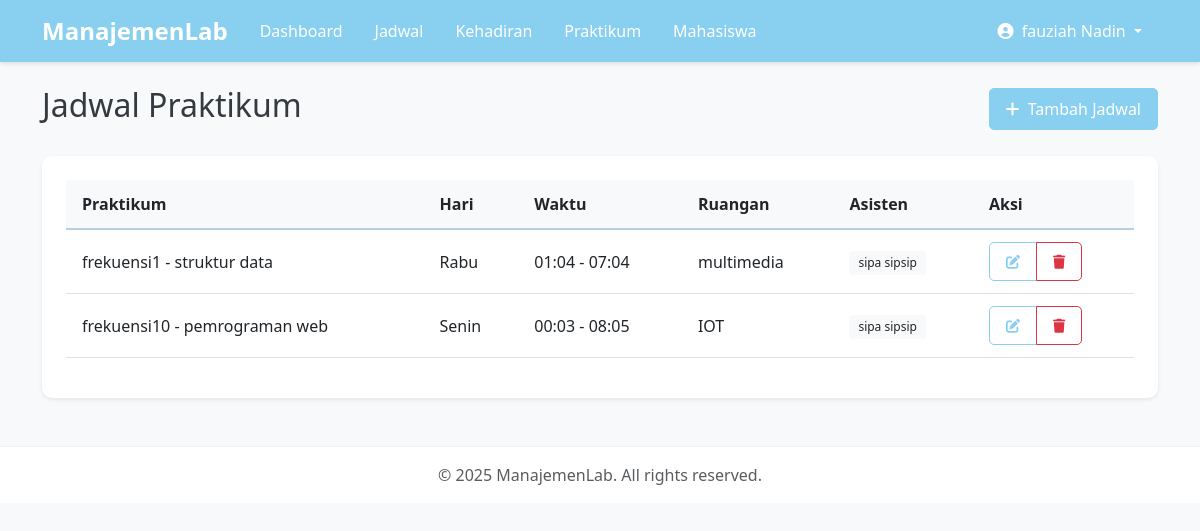
The page /labApp/jadwal/ (signed in) on the database its author committed.
### labApp/models.py (models this page shows, shortened)
class User(AbstractUser):
    ROLE_CHOICES = (
        ('dosen', 'Dosen'),
        ('asisten', 'Asisten'),
    )
    role = models.CharField(max_length=10, choices=ROLE_CHOICES)
    def is_dosen(self):
        return self.role == 'dosen'
    def is_asisten(self):
        return self.role == 'asisten'

class Jadwal(models.Model):
    HARI_CHOICES = (
        ('senin', 'Senin'),
        ('selasa', 'Selasa'),
        ('rabu', 'Rabu'),
        ('kamis', 'Kamis'),
        ('jumat', 'Jumat'),
        ('sabtu', 'Sabtu'),
    )
    RUANGAN_CHOICES = (
        ('IoT', 'IoT'),
        ('Start Up', 'Start Up'),
        ('Multimedia', 'Multimedia'),
        ('Microcontroller', 'Microcontroller'),
        ('Computer Vision', 'Computer Vision'),
        ('Networking', 'Networking'),
        ('Data Science', 'Data Science'),
    )
    praktikum = models.ForeignKey(Praktikum, on_delete=models.CASCADE)
    hari = models.CharField(max_length=10, choices=HARI_CHOICES)
    waktu_mulai = models.TimeField()
    waktu_selesai = models.TimeField()
    ruangan = models.CharField(max_length=50, choices=RUANGAN_CHOICES)
    dosen = models.ForeignKey(User, on_delete=models.CASCADE, related_name='jadwal_dosen', limit_choices_to={'role': 'dosen'})
    asisten = models.ManyToManyField(User, related_name='jadwal_asisten', limit_choices_to={'role': 'asisten'})
    class Meta:
        ordering = ['hari', 'waktu_mulai']

class Praktikum(models.Model):
    nama = models.CharField(max_length=100)
    kode = models.CharField(max_length=20)
    deskripsi = models.TextField(blank=True, null=True)
    tanggal = models.DateTimeField(auto_now_add=True)
    dosen = models.ForeignKey(User, on_delete=models.CASCADE, related_name='praktikum_dosen', limit_choices_to={'role': 'dosen'})
    def __str__(self):
        return f"{self.kode} - {self.nama}"
    class Meta:
        ordering = ['nama']
        verbose_name_plural = 'Praktikum'

### labApp/views.py (the view)
# urls.py: path('jadwal/', views.jadwal_list, name='jadwal_list'),
@login_required
def jadwal_list(request):
    if not (request.user.is_dosen() or request.user.is_asisten()):
        messages.error(request, 'Anda tidak memiliki izin untuk melihat jadwal.')
        return redirect('labApp:dashboard')
    if request.user.is_dosen():
        jadwal_list = Jadwal.objects.filter(dosen=request.user).select_related('praktikum', 'dosen')
    else:  # asisten
        jadwal_list = Jadwal.objects.filter(asisten=request.user).select_related('praktikum', 'dosen')
    context = {
        'jadwal_list': jadwal_list,
    }
    template = 'dosen/jadwal.html' if request.user.is_dosen() else 'asisten/jadwal.html'
    return render(request, template, context)

### labApp/templates/dosen/jadwal.html (shortened to what this page needs)
{% extends 'labApp/base.html' %}
{% block content %}
<div class="d-flex justify-content-between align-items-center mb-4">
    <h2>Jadwal Praktikum</h2>
    <a href="{% url 'labApp:jadwal_create' %}" class="btn btn-primary">
        <i class="fas fa-plus me-1"></i> Tambah Jadwal
    </a>
</div>
<div class="card shadow-sm">
    <div class="card-body">
        {% if jadwal_list %}
            <div class="table-responsive">
                <table class="table table-hover">
                    <thead>
                        <tr>
                            <th>Praktikum</th>
                            <th>Hari</th>
                            <th>Waktu</th>
                            <th>Ruangan</th>
                            <th>Asisten</th>
                            <th>Aksi</th>
                        </tr>
                    </thead>
                    <tbody>
                        {% for jadwal in jadwal_list %}
                        <tr>
                            <td>{{ jadwal.praktikum }}</td>
                            <td>{{ jadwal.get_hari_display }}</td>
                            <td>{{ jadwal.waktu_mulai|time:"H:i" }} - {{ jadwal.waktu_selesai|time:"H:i" }}</td>
                            <td>{{ jadwal.ruangan }}</td>
                            <td>
                                {% for asisten in jadwal.asisten.all %}
                                    <span class="badge bg-light text-dark">{{ asisten.get_full_name|default:asisten.username }}</span>
                                {% empty %}
                                    <span class="text-muted">-</span>
                                {% endfor %}
                            </td>
                            <td>
                                <div class="btn-group">
                                    <a href="{% url 'labApp:jadwal_update' jadwal.id %}" class="btn btn-sm btn-outline-primary">
                                        <i class="fas fa-edit"></i>
                                    </a>
                                    <a href="{% url 'labApp:jadwal_delete' jadwal.id %}" class="btn btn-sm btn-outline-danger">
                                        <i class="fas fa-trash"></i>
                                    </a>
                                </div>
                            </td>
                        </tr>
                        {% endfor %}
                    </tbody>
                </table>
            </div>
        {% endif %}
    </div>
</div>
{% endblock %}

### labApp/templates/labApp/base.html (shortened to what this page needs)
<!DOCTYPE html>
<html lang="id">
<head>
    <link href="https://cdn.jsdelivr.net/npm/bootstrap@5.3.0/dist/css/bootstrap.min.css" rel="stylesheet">
    <link rel="stylesheet" href="https://cdnjs.cloudflare.com/ajax/libs/font-awesome/6.0.0/css/all.min.css">
    <link rel="stylesheet" href="/static/css/style.css">
</head>
<body>
    {% if user.is_authenticated %}
    <nav class="navbar navbar-expand-lg navbar-dark">
        <div class="container">
            <a class="navbar-brand" href="{% url 'labApp:dashboard' %}">ManajemenLab</a>
            <div class="collapse navbar-collapse" id="navbarNav">
                <ul class="navbar-nav me-auto">
                    <li class="nav-item">
                        <a class="nav-link" href="{% url 'labApp:dashboard' %}">Dashboard</a>
                    </li>
                    <li class="nav-item">
                        <a class="nav-link" href="{% url 'labApp:jadwal_list' %}">Jadwal</a>
                    </li>
                    <li class="nav-item">
                        <a class="nav-link" href="{% url 'labApp:kehadiran_list' %}">Kehadiran</a>
                    </li>
                    {% if user.is_dosen %}
                    <li class="nav-item">
                        <a class="nav-link" href="{% url 'labApp:praktikum_list' %}">Praktikum</a>
                    </li>
                    <li class="nav-item">
                        <a class="nav-link" href="{% url 'labApp:mahasiswa_list' %}">Mahasiswa</a>
                    </li>
                    {% endif %}
                </ul>
                <ul class="navbar-nav">
                    <li class="nav-item dropdown">
                        <a class="nav-link dropdown-toggle" href="#" id="navbarDropdown" role="button" data-bs-toggle="dropdown">
                            <i class="fas fa-user-circle me-1"></i> {{ user.get_full_name|default:user.username }}
                        </a>
                    </li>
                </ul>
            </div>
        </div>
    </nav>
    {% endif %}
    <div class="container mt-4">
        {% block content %}{% endblock %}
    </div>
    <footer class="footer mt-5 py-3">
        <div class="container text-center">
            <span class="text-muted">© {% now "Y" %} ManajemenLab. All rights reserved.</span>
        </div>
    </footer>
</body>
</html>

### labApp/static/css/style.css (style rules this page uses)
:root { --color-gray: #6c757d; --color-baby-blue: #89CFF0; --color-light-blue: #B6D0E2; --color-white: #ffffff; --color-light-gray: #f8f9fa; --color-dark-gray: #343a40; }
body { font-family: 'Segoe UI', Tahoma, Geneva, Verdana, sans-serif; background-color: var(--color-light-gray); color: var(--color-dark-gray); min-height: 100vh; display: flex; flex-direction: column; }
.navbar { background-color: var(--color-baby-blue); box-shadow: 0 2px 4px rgba(0, 0, 0, 0.1); }
.navbar-brand { font-weight: 700; font-size: 1.5rem; }
.navbar-dark .navbar-nav .nav-link { color: var(--color-white); font-weight: 500; padding: 0.5rem 1rem; transition: all 0.3s ease; }
.card { border: none; border-radius: 10px; box-shadow: 0 4px 6px rgba(0, 0, 0, 0.05); transition: transform 0.3s ease, box-shadow 0.3s ease; }
.card-body { padding: 1.5rem; }
.btn { border-radius: 5px; font-weight: 500; padding: 0.5rem 1rem; transition: all 0.3s ease; }
.btn-primary { background-color: var(--color-baby-blue); border-color: var(--color-baby-blue); }
.btn-outline-primary { color: var(--color-baby-blue); border-color: var(--color-baby-blue); }
.table { border-collapse: separate; border-spacing: 0; }
.table th { background-color: var(--color-light-gray); border-bottom: 2px solid var(--color-light-blue); font-weight: 600; }
.table td, .table th { padding: 0.75rem 1rem; vertical-align: middle; }
.badge { font-weight: 500; padding: 0.5em 0.75em; border-radius: 4px; }
.footer { margin-top: auto; background-color: var(--color-white); border-top: 1px solid rgba(0, 0, 0, 0.05); padding: 1rem 0; }

### rows shown on the page
User: get_full_name "fauziah Nadin"
Jadwal: praktikum "frekuensi1 - struktur data", hari "Rabu", waktu_mulai "01:04", waktu_selesai "07:04", ruangan "multimedia"
User: get_full_name "sipa sipsip"
Jadwal: praktikum "frekuensi10 - pemrograman web", hari "Senin", waktu_mulai "00:03", waktu_selesai "08:05", ruangan "IOT"
